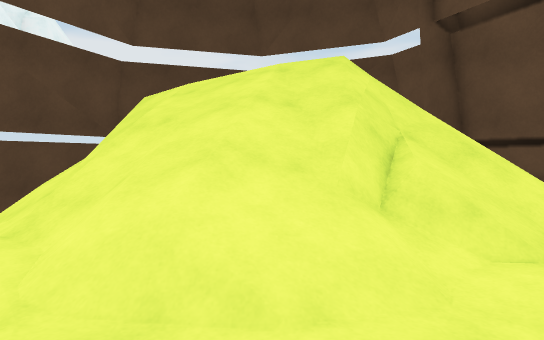
View 1 (above)

13 first-person views from a walk through a scene from a Unity 3-D project. The camera is 1.2 m above the floor, tilts 4° down and sees 70° across. The floor is counted in squares, 1 m on a side. Each view is taken from the middle of a square. On the plan, view 1 faces up. The plan holds only what a view shows up to about 15 squares ahead; the rest is blank. The place goes on beyond the plan.

View 2
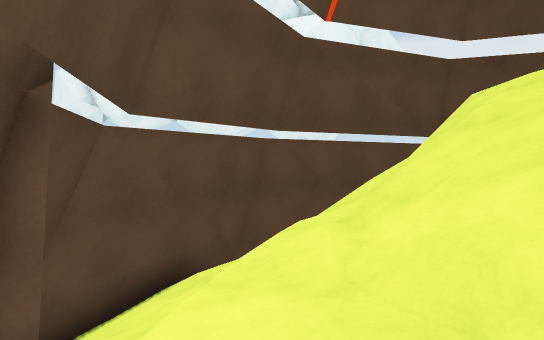

View 3
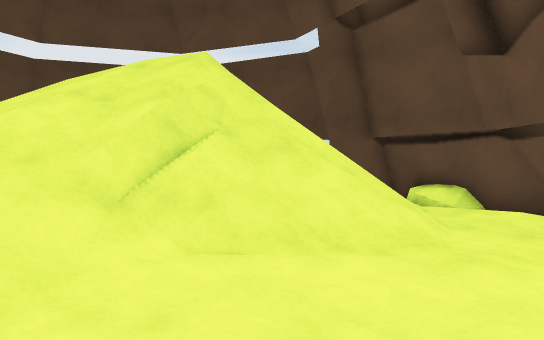

View 4
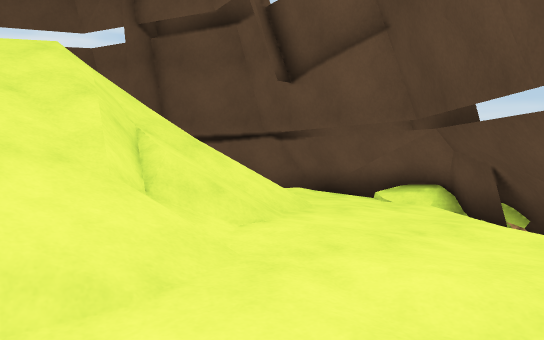

View 5
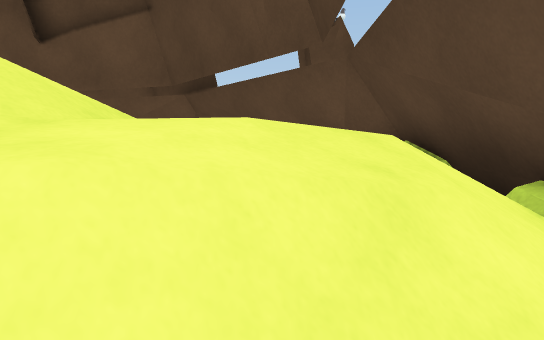

View 6
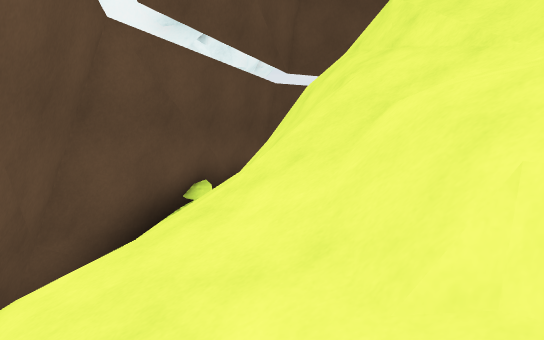

View 7
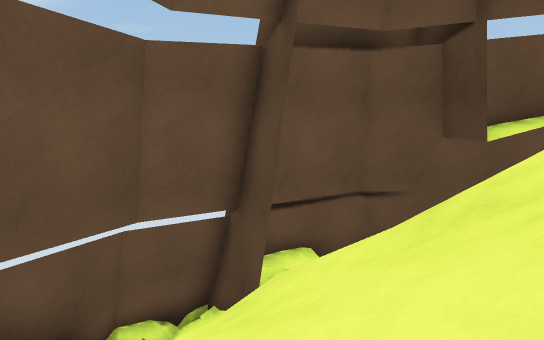

View 8
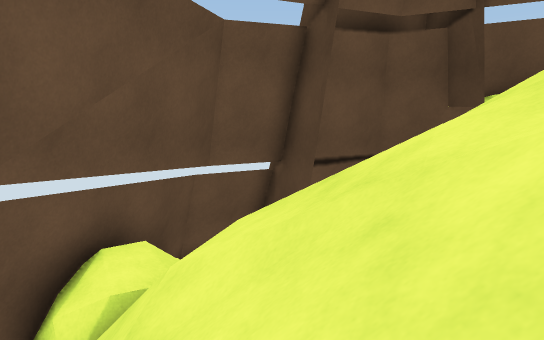

View 9
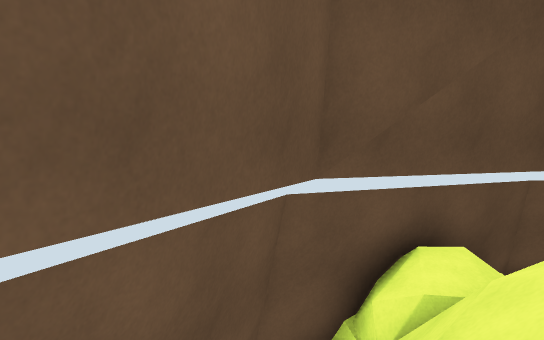

View 10
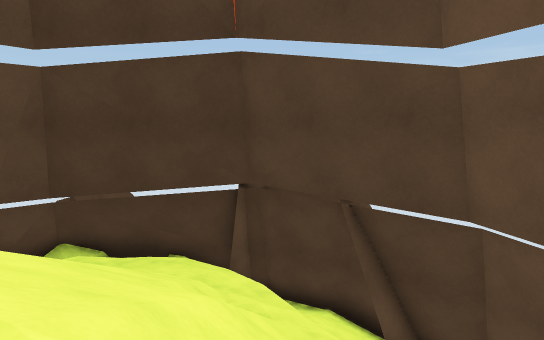

View 11
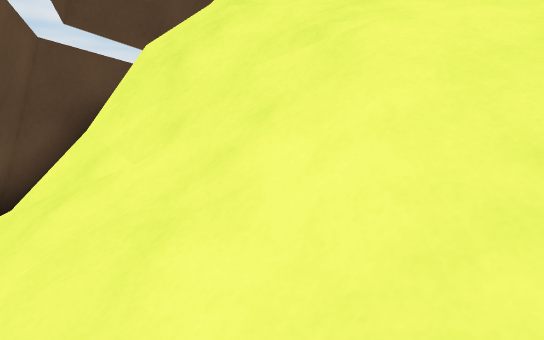

View 12
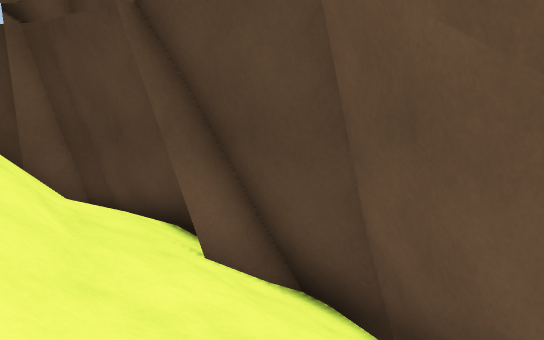

View 13
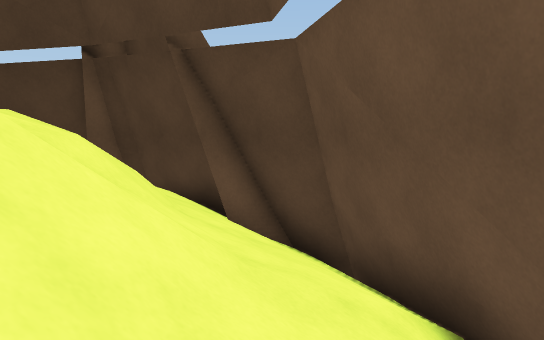

### Floor plan
Key: @ floor where view 1 was taken; # wall or solid block; x gap in a wall; . main floor; - floor 0.25 m lower than the main floor; _ floor 0.5 m lower than the main floor; / step, stairs or slope; = window, fence, low wall or low ledge; v drop or lower ground.
Columns run from 10 left of view 1 to 9 right of it. Each row starts with its distance up from view 1.
 17           #
 16        #####
 15    vv#=#/ #######
 14    ###/  ///    #
 13    ## ///////  /##
 12   ###  /////// ####
 11  v#####///////   /##
 10  ##/###// ///      #
  9 v#///##/////    /_ #
  8 x#///##/////    /__#
  7 v#//////////v////__#
  6 v#/////////##///__##
  5  #/////////#////-_##
  4  ##///////////.--_#
  3  ##//#//////..---##
  2  =#/////......--###
  1  v###////.....-###
  0    ###////@...###
 -1     ############
 -2       #

Positions as (right, up) in squares from view 1, and headings:
1: (0, 0), facing up
2: (0, 0), facing up-left
3: (3, 0), facing up
4: (-1, 0), facing up-right
5: (-4, 1), facing right
6: (-6, 2), facing up
7: (-2, 12), facing right
8: (-4, 13), facing right
9: (-4, 13), facing up-right
10: (-3, 11), facing down
11: (-8, 6), facing up-right
12: (-7, 7), facing down
13: (-7, 10), facing down
